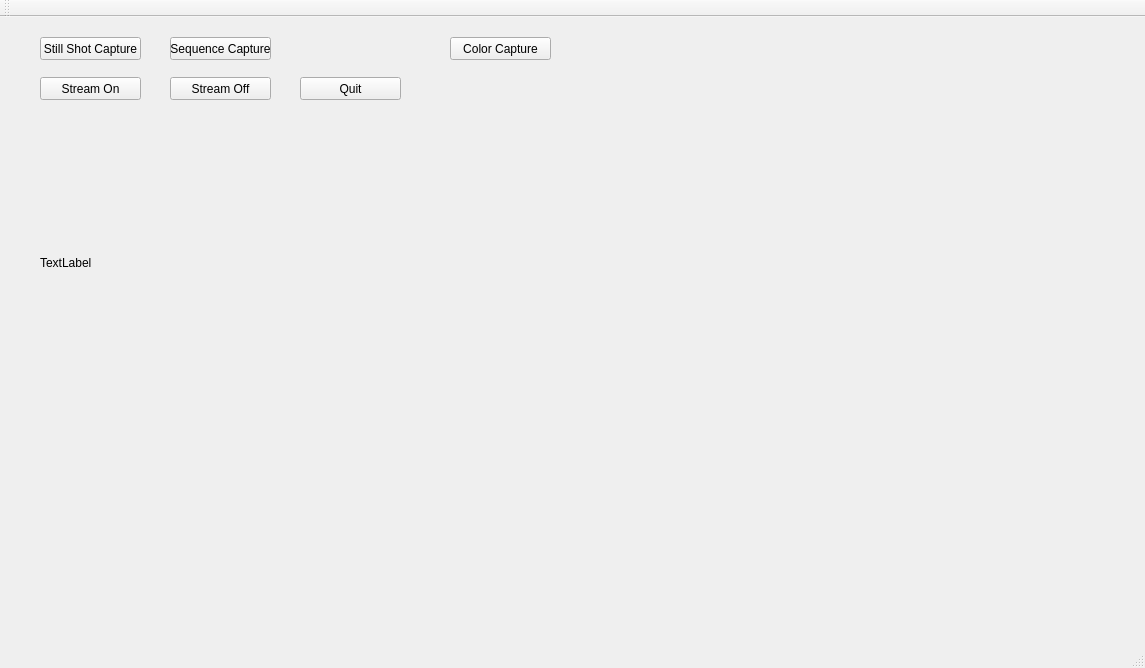
<?xml version="1.0" encoding="UTF-8"?>
<ui version="4.0">
 <class>MainWindow</class>
 <widget class="QMainWindow" name="MainWindow">
  <property name="geometry">
   <rect>
    <x>0</x>
    <y>0</y>
    <width>1145</width>
    <height>668</height>
   </rect>
  </property>
  <property name="windowTitle">
   <string>MainWindow</string>
  </property>
  <widget class="QWidget" name="centralWidget">
   <widget class="QPushButton" name="pushButton_StillShotCapture">
    <property name="geometry">
     <rect>
      <x>40</x>
      <y>20</y>
      <width>101</width>
      <height>23</height>
     </rect>
    </property>
    <property name="text">
     <string>Still Shot Capture</string>
    </property>
   </widget>
   <widget class="QPushButton" name="pushButton_SequenceCapture">
    <property name="geometry">
     <rect>
      <x>170</x>
      <y>20</y>
      <width>101</width>
      <height>23</height>
     </rect>
    </property>
    <property name="text">
     <string>Sequence Capture</string>
    </property>
   </widget>
   <widget class="QPushButton" name="pushButton_StreamOn">
    <property name="geometry">
     <rect>
      <x>40</x>
      <y>60</y>
      <width>101</width>
      <height>23</height>
     </rect>
    </property>
    <property name="text">
     <string>Stream On</string>
    </property>
   </widget>
   <widget class="QLabel" name="label_KinectDepth">
    <property name="geometry">
     <rect>
      <x>40</x>
      <y>130</y>
      <width>341</width>
      <height>231</height>
     </rect>
    </property>
    <property name="text">
     <string>TextLabel</string>
    </property>
   </widget>
   <widget class="QPushButton" name="pushButton_StreamOff">
    <property name="geometry">
     <rect>
      <x>170</x>
      <y>60</y>
      <width>101</width>
      <height>23</height>
     </rect>
    </property>
    <property name="text">
     <string>Stream Off</string>
    </property>
   </widget>
   <widget class="QPushButton" name="pushButton_Quit">
    <property name="geometry">
     <rect>
      <x>300</x>
      <y>60</y>
      <width>101</width>
      <height>23</height>
     </rect>
    </property>
    <property name="text">
     <string>Quit</string>
    </property>
   </widget>
   <widget class="QPushButton" name="pushButton_ColorCapture">
    <property name="geometry">
     <rect>
      <x>450</x>
      <y>20</y>
      <width>101</width>
      <height>23</height>
     </rect>
    </property>
    <property name="text">
     <string>Color Capture</string>
    </property>
   </widget>
  </widget>
  <widget class="QMenuBar" name="menuBar">
   <property name="geometry">
    <rect>
     <x>0</x>
     <y>0</y>
     <width>1145</width>
     <height>21</height>
    </rect>
   </property>
  </widget>
  <widget class="QToolBar" name="mainToolBar">
   <attribute name="toolBarArea">
    <enum>TopToolBarArea</enum>
   </attribute>
   <attribute name="toolBarBreak">
    <bool>false</bool>
   </attribute>
  </widget>
  <widget class="QStatusBar" name="statusBar"/>
 </widget>
 <layoutdefault spacing="6" margin="11"/>
 <resources/>
 <connections/>
</ui>
